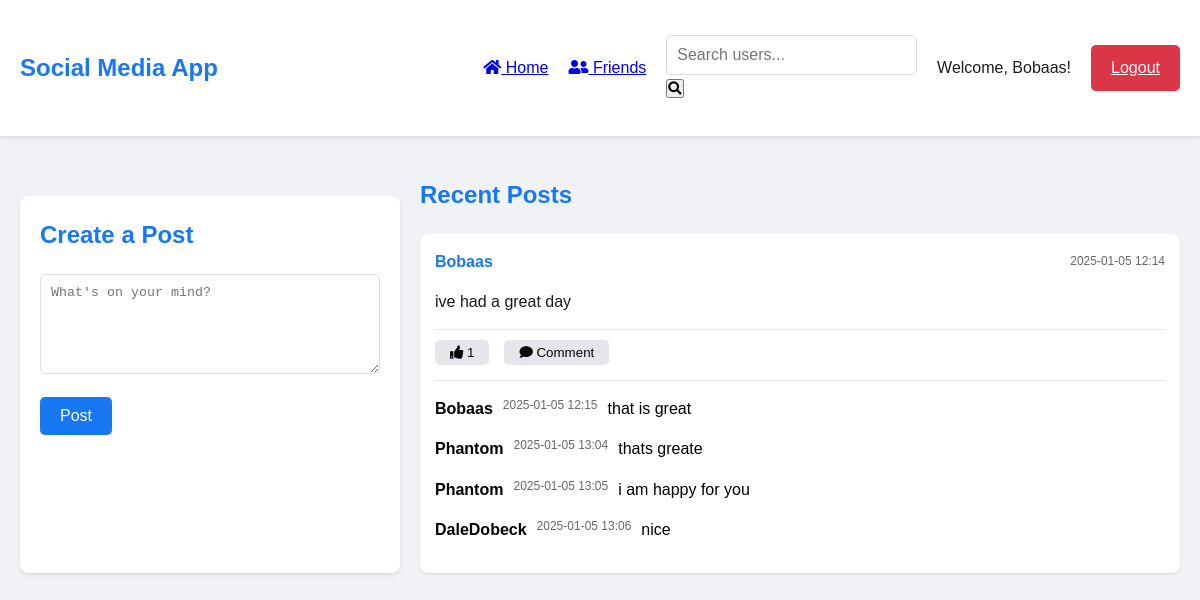
The page /dashboard (signed in) on the database its author committed.
### CRUD.py (models this page shows, shortened)
class User(db.Model):
    __tablename__ = 'user'
    id = db.Column(db.Integer, primary_key=True)
    username = db.Column(db.String(80), unique=True, nullable=False)
    first_name = db.Column(db.String(80))
    last_name = db.Column(db.String(80))
    email = db.Column(db.String(120), unique=True, nullable=False)
    password = db.Column(db.String(200), nullable=False)

class Post(db.Model):
    __tablename__ = 'post'
    id = db.Column(db.Integer, primary_key=True)
    content = db.Column(db.Text, nullable=False)
    created_at = db.Column(db.DateTime, default=datetime.utcnow)
    user_id = db.Column(db.Integer, db.ForeignKey('user.id'), nullable=False)
    user = db.relationship('User', backref=db.backref('posts', lazy=True))
    likes = db.relationship('Like', backref='post', lazy=True)
    comments = db.relationship('Comment', backref='post', lazy=True)
    def is_liked_by(self, user_id):
        return any(like.user_id == user_id for like in self.likes)

class Comment(db.Model):
    __tablename__ = 'comment'
    id = db.Column(db.Integer, primary_key=True)
    content = db.Column(db.Text, nullable=False)
    user_id = db.Column(db.Integer, db.ForeignKey('user.id'), nullable=False)
    post_id = db.Column(db.Integer, db.ForeignKey('post.id'), nullable=False)
    created_at = db.Column(db.DateTime, default=datetime.utcnow)
    user = db.relationship('User', backref=db.backref('comments', lazy=True))

### CRUD.py (the view)
@app.route('/dashboard')
def dashboard():
    if 'user_id' not in session:
        flash('Please login first.', 'error')
        return redirect(url_for('index'))
    user = User.query.get(session['user_id'])
    if not user:
        session.pop('user_id', None)
        flash('User not found.', 'error')
        return redirect(url_for('index'))
    posts = Post.query.order_by(Post.created_at.desc()).all()
    return render_template('dashboard.html', username=user.username, posts=posts)

### templates/dashboard.html (shortened to what this page needs)
<!DOCTYPE html>
<html lang="en">
<head>
    <link rel="stylesheet" href="{{ url_for('static', filename='css/style.css') }}">
    <link rel="stylesheet" href="https://cdnjs.cloudflare.com/ajax/libs/font-awesome/5.15.4/css/all.min.css">
</head>
<body>
    <nav class="navbar">
        <div class="container">
            <div class="nav-brand">Social Media App</div>
            <div class="nav-items">
                <a href="{{ url_for('dashboard') }}" class="nav-link active">
                    <i class="fas fa-home"></i> Home
                </a>
                <a href="{{ url_for('friends') }}" class="nav-link">
                    <i class="fas fa-user-friends"></i> Friends
                </a>
                <form action="{{ url_for('search') }}" method="GET" class="search-form">
                    <input type="text" name="query" placeholder="Search users...">
                    <button type="submit"><i class="fas fa-search"></i></button>
                </form>
                <span class="welcome-text">Welcome, {{ username }}!</span>
                <a href="{{ url_for('logout') }}" class="button button-logout">Logout</a>
            </div>
        </div>
    </nav>
    <div class="container">
        <div class="dashboard-grid">
            <div class="card post-form-card">
                <h2>Create a Post</h2>
                <form action="{{ url_for('create_post') }}" method="POST">
                    <div class="form-group">
                        <textarea name="content" placeholder="What's on your mind?" required></textarea>
                    </div>
                    <button type="submit" class="button">Post</button>
                </form>
            </div>
            <div class="feed-section">
                <h2>Recent Posts</h2>
                {% if posts %}
                    {% for post in posts %}
                    <div class="card post-card" data-post-id="{{ post.id }}">
                        <div class="post-header">
                            <span class="post-author">{{ post.user.username }}</span>
                            <span class="post-time">{{ post.created_at.strftime('%Y-%m-%d %H:%M') }}</span>
                        </div>
                        <div class="post-content">
                            {{ post.content }}
                        </div>
                        <div class="post-actions">
                            <button class="button-like {% if post.is_liked_by(session['user_id']) %}liked{% endif %}"
                                    onclick="toggleLike({{ post.id }})"
                                    type="button">
                                <i class="fas fa-thumbs-up"></i>
                                <span class="likes-count">{{ post.likes|length }}</span>
                            </button>
                            <button class="button-comment"
                                    onclick="toggleCommentForm({{ post.id }})"
                                    type="button">
                                <i class="fas fa-comment"></i>
                                Comment
                            </button>
                        </div>
                        <div class="comments-section" id="comments-{{ post.id }}">
                            {% for comment in post.comments %}
                            <div class="comment">
                                <strong>{{ comment.user.username }}</strong>
                                <span class="comment-time">{{ comment.created_at.strftime('%Y-%m-%d %H:%M') }}</span>
                                <p>{{ comment.content }}</p>
                            </div>
                            {% endfor %}
                        </div>
                    </div>
                    {% endfor %}
                {% else %}
                    <div class="card post-card">
                        <p>No posts yet. Be the first to post!</p>
                    </div>
                {% endif %}
            </div>
        </div>
    </div>
</body>
</html>

### static/css/style.css (style rules this page uses)
* { margin: 0; padding: 0; box-sizing: border-box; }
body { font-family: Arial, sans-serif; line-height: 1.6; background-color: #f0f2f5; }
.container { max-width: 1200px; margin: 0 auto; padding: 20px; }
.card { background: white; border-radius: 8px; padding: 20px; margin: 20px 0; box-shadow: 0 2px 4px rgba(0, 0, 0, 0.1); }
.button { background-color: #1877f2; color: white; padding: 10px 20px; border: none; border-radius: 5px; cursor: pointer; font-size: 16px; }
h2 { color: #1877f2; margin-bottom: 20px; }
.form-group { margin-bottom: 15px; }
input { width: 100%; padding: 10px; border: 1px solid #ddd; border-radius: 5px; font-size: 16px; }
.navbar { background-color: white; box-shadow: 0 2px 4px rgba(0,0,0,0.1); padding: 15px 0; margin-bottom: 20px; }
.navbar .container { display: flex; justify-content: space-between; align-items: center; }
.nav-brand { font-size: 1.5em; font-weight: bold; color: #1877f2; }
.nav-items { display: flex; align-items: center; gap: 20px; }
.welcome-text { color: #1c1e21; }
.button-logout { background-color: #dc3545; }
.dashboard-grid { display: grid; grid-template-columns: 1fr 2fr; gap: 20px; }
.post-form-card { position: sticky; top: 20px; }
textarea { width: 100%; min-height: 100px; padding: 10px; border: 1px solid #ddd; border-radius: 5px; resize: vertical; }
.post-card { margin-bottom: 20px; }
.post-header { display: flex; justify-content: space-between; margin-bottom: 10px; }
.post-author { font-weight: bold; color: #1877f2; }
.post-time { color: #65676b; font-size: 0.9em; }
.post-content { margin-bottom: 15px; }
.post-actions { display: flex; gap: 10px; }
.button-like, .button-comment { padding: 5px 15px; border: none; border-radius: 5px; cursor: pointer; background-color: #e4e6eb; color: #050505; }
.post-card { background: white; border-radius: 8px; padding: 15px; margin-bottom: 20px; box-shadow: 0 1px 3px rgba(0,0,0,0.1); }
.post-header { display: flex; align-items: center; margin-bottom: 15px; }
.post-author { display: flex; align-items: center; gap: 10px; }
.post-time { font-size: 12px; color: #65676b; }
.post-content { margin-bottom: 15px; color: #1a1a1a; line-height: 1.5; }
.post-actions { display: flex; gap: 15px; padding-top: 10px; border-top: 1px solid #e4e6eb; }
.comments-section { margin-top: 15px; padding-top: 15px; border-top: 1px solid #e4e6eb; }
.comment { display: flex; gap: 10px; margin-bottom: 15px; }
.comment-time { font-size: 12px; color: #65676b; }

### rows shown on the page
User: username "Bobaas"
Post: user.username "Bobaas", created_at "2025-01-05 12:14", content "ive had a great day", likes|length "1"
Comment: user.username "Bobaas", created_at "2025-01-05 12:15", content "that is great"
Comment: user.username "Phantom", created_at "2025-01-05 13:04", content "thats greate"
Comment: user.username "Phantom", created_at "2025-01-05 13:05", content "i am happy for you"
Comment: user.username "DaleDobeck", created_at "2025-01-05 13:06", content "nice"
